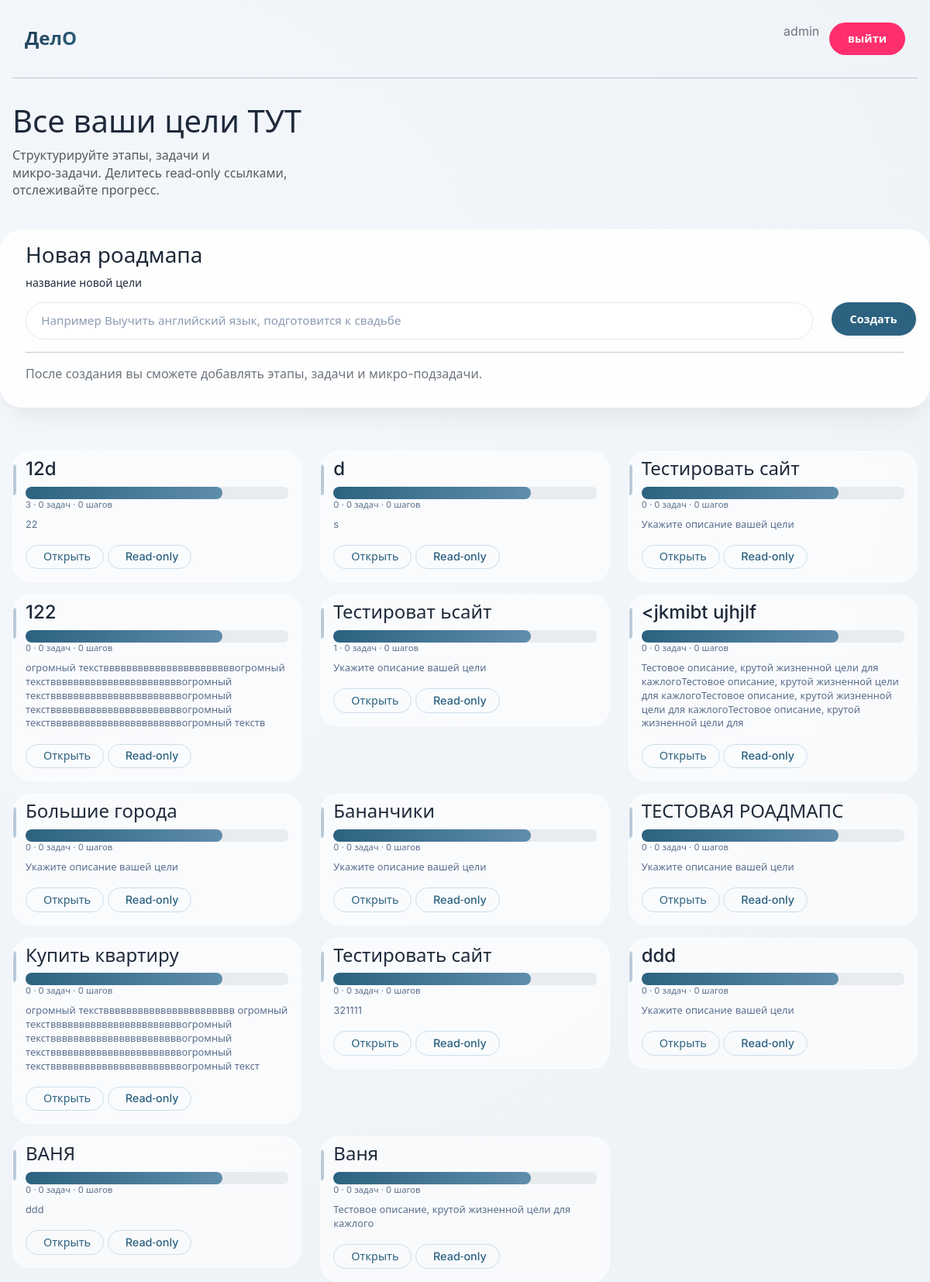
The app's page /home/ (signed in) with its own data.
### Delo_app/models.py (models this page shows, shortened)
class Roadmaps(models.Model):
    User = models.ForeignKey(settings.AUTH_USER_MODEL,
        on_delete=models.CASCADE)
    Title = models.CharField(max_length=35)
    Description = models.CharField(max_length=200, null=True)
    goald_date = models.DateField(null=True)
    Badge=models.CharField(null=True,max_length=310)
    class Meta:
        ordering =['User','-id']

### Delo_app/views.py (the view)
# urls.py: path("home/", views.homePage, name="homePage"),
@login_required
def homePage(request):
    if request.method == 'POST':
        form = NewRoadmap(request.POST)
        if form.is_valid():
            RoadmapTitle = form.cleaned_data['RoadmapTitle']
            user = request.user
            record = Roadmaps.objects.create(User=user, Title=RoadmapTitle)
            new_id = record.id
            return redirect(f'/roadmap/{new_id}/')
    else:
        form = NewRoadmap()
    username = request.user.username
    roadmaps = Roadmaps.objects.filter(User=request.user).annotate(
        stages_count=Count('stages', distinct=True),
        tasks_count=Count('stages__tasks', distinct=True),
        steps_count=Count('stages__tasks__steps', distinct=True)
    )
    context = {
        'username': username,
        'roadmaps': roadmaps,   # Используйте только эту переменную
        'form': form,
    }
    return render(request, "Delo_app/homePage.html", context)

### Delo_app/forms.py
class NewRoadmap(forms.Form):
    RoadmapTitle = forms.CharField(
        label="Например Выучить английский язык, подготовится к свадьбе",
        max_length=150,
        widget=forms.TextInput(attrs={
            'class': 'input-modern',
            'placeholder': "Например Выучить английский язык, подготовится к свадьбе"
        })
    )

### Delo_app/templates/Delo_app/homePage.html (shortened to what this page needs)
{% include "mainHead.html" %}
{% block content %}
<div class="container HelloText">
    <div class="row">
        <div class="col-4">
            <h1 class="h1">
                Все ваши цели ТУТ
            </h1>
            <p class="text-muted">
                Структурируйте этапы, задачи и микро‑задачи. Делитесь read‑only ссылками, отслеживайте прогресс.
            </p>
        </div>
    </div>
</div>
<div class="container glass-card">
    <div class="row">
        <div class="col-12">
            <div class="container">
                <div class="row">
                    <div class="col-3">
                        <h3>Новая роадмапа</h3>
                    </div>
                    <div class="row">
                        <div class="col-2">
                            <p class="small">название новой цели</p>
                        </div>
                    </div>
                        <form method="post" class="row">
                            <div class="col-11">
                                {{ form.RoadmapTitle }}
                        </div>
                        <div class="col-1">
                            <button type="submit" class="btn-primary">Создать</button>
                        </div>
                        </form>
                        <div class="col-12">
                            <hr>
                        </div>
            <div class="col-7">
                <p class="text-secondary"> После создания вы сможете добавлять этапы, задачи и микро-подзадачи.</p>
            </div>
                </div>
            </div>
        </div>
    </div>
</div>
    <div class="container UserRoadmapSet">
        <div class="row">
            {% for roadmap in roadmaps %}
            <div class="col-4 RoadmapCard">
                <div class=" container roadmap-card">
                    <div class="row">
                        <div class="col-12">
                            <h4>
                                {{roadmap.Title}}</h4>
                        </div>
                    </div>
                    <div class="row">
                        <div class="col-12">
                            <div class="progress">
  <div class="progress-fill progress-bar-striped progress-bar-animated" role="progressbar" aria-valuenow="75" aria-valuemin="0" aria-valuemax="100" style="width: 75%"></div>
</div>
<div class="col-12">
    <div style="font-size:0.7rem; color:#5b6e8c;">{{roadmap.stages_count}} · {{roadmap.tasks_count}} задач · {{roadmap.steps_count}} шагов</div>
</div>
<div class="description">
<div style="font-size:0.8rem; color:#5b6e8c; " >
    {%if roadmap.Description != None %}
        {{roadmap.Description}}
    {% elif roadmap.Description == None %}
        <p>Укажите описание вашей цели</p>
    {%endif%}
</div>
</div>
<a href="{% url 'Roadmap' index=roadmap.id %}"><button class="btn-outline BTNcard" style="padding:0.3rem 1rem;"> Открыть</button></a>
                        <button class="btn-outline BTNcard" style="padding:0.3rem 1rem;"> Read‑only</button>
                        </div>
                    </div>
                </div>
            </div>
{% endfor %}
        </div>
    </div>
{% endblock %}

### templates/mainHead.html (shortened to what this page needs)
{% extends "Base.html" %}
{% block content %}
<div class="container Head">
    <div class="row">
        <div class="col-12">
    <div class="container" style="display: flex; align-items: center; justify-content: space-between; gap: 2rem; padding: 0.8rem 1rem; flex-wrap: wrap;">
        <a href="{% url 'homePage' %}" class="logo">ДелО</a>
        <div style="display: flex; gap: 0.8rem;">
         <span class="text-secondary">{{ user.username }}</span>
            <form method="post" action="{% url 'logout' %}">
    <button type="submit" class="btn-pink">выйти</button>
</form>
        </div>
    </div>
<hr>
        </div>
    </div>
</div>
{% endblock %}

### static/css/delo-ui.css (style rules this page uses)
:root { --color-bg: radial-gradient(circle at 10% 30%, #f4f7fc 0%, #eef2f7 100%); --color-surface: rgba(255, 255, 255, 0.88); --color-glass-light: rgba(255, 255, 255, 0.6); --color-glass-dark: rgba(240, 246, 252, 0.75); --color-text-primary: #1e2a3a; --color-text-secondary: #5b6e8c; --color-text-muted: #8b9bb0; --color-accent-blue: #2c6280; --color-accent-soft: #5f8dac; --color-accent-pink: #ff2e6c; --color-border-light: rgba(0, 0, 0, 0.05); --color-card-border: rgba(255, 255, 255, 0.6); --shadow-sm: 0 8px 20px rgba(0, 0, 0, 0.02), 0 2px 6px rgba(0, 0, 0, 0.02); --shadow-hover: 0 20px 35px -12px rgba(0, 0, 0, 0.1), 0 0 0 1px rgba(44, 98, 128, 0.15); --shadow-glass: 0 20px 35px -12px rgba(0, 0, 0, 0.08), 0 1px 2px rgba(0, 0, 0, 0.02); --border-radius-card: 28px; --border-radius-input: 28px; --border-radius-button: 40px; --border-radius-small: 16px; --transition-default: all 0.2s cubic-bezier(0.2, 0.9, 0.4, 1.1); }
body { background: var(--color-bg); font-family: 'Inter', system-ui, -apple-system, 'Segoe UI', Roboto, sans-serif; color: var(--color-text-primary); line-height: 1.4; margin: 0; padding: 0; }
.glass-card { background: var(--color-surface); backdrop-filter: blur(8px); border-radius: var(--border-radius-card); border: 1px solid var(--color-card-border); padding: 1.5rem; transition: var(--transition-default); box-shadow: var(--shadow-glass); }
.btn-primary { background: var(--color-accent-blue); border: none; border-radius: var(--border-radius-button); padding: 0.7rem 1.5rem; font-weight: 600; font-size: 0.9rem; color: white; display: inline-flex; align-items: center; gap: 8px; cursor: pointer; transition: var(--transition-default); width: fit-content; box-shadow: 0 2px 5px rgba(0, 0, 0, 0.05); }
.btn-outline { background: transparent; border: 1px solid #cbdde9; border-radius: var(--border-radius-button); padding: 0.6rem 1.3rem; font-weight: 500; font-size: 0.9rem; color: var(--color-accent-blue); transition: var(--transition-default); cursor: pointer; display: inline-flex; align-items: center; gap: 6px; }
.btn-pink { background: var(--color-accent-pink); border: none; border-radius: var(--border-radius-button); padding: 0.7rem 1.5rem; font-weight: 600; font-size: 0.9rem; color: white; cursor: pointer; transition: var(--transition-default); }
.input-modern { width: 100%; border: 1px solid #e2e8f0; border-radius: var(--border-radius-input); padding: 0.75rem 1.2rem; font-family: inherit; font-size: 0.95rem; transition: 0.2s; background: white; color: var(--color-text-primary); }
.input-modern::placeholder { color: var(--color-text-muted); }
.progress-fill { height: 100%; background: linear-gradient(90deg, var(--color-accent-blue), var(--color-accent-soft)); border-radius: 10px; width: 0%; }
.roadmap-card { background: var(--color-glass-light); backdrop-filter: blur(4px); border-radius: 24px; padding: 1rem; border: 1px solid var(--color-card-border); transition: var(--transition-default); position: relative; overflow: hidden; }
.roadmap-card::before { content: ""; position: absolute; left: 0; top: 16px; width: 4px; height: 40px; background: #b9cad9; border-radius: 0 4px 4px 0; transition: 0.2s; }
.logo { font-weight: 700; font-size: 1.5rem; background: linear-gradient(135deg, #1e3b4f, #2c6280); background-clip: text; -webkit-background-clip: text; color: transparent; }
.text-secondary { color: var(--color-text-secondary); }
.text-muted { color: var(--color-text-muted); }
.container { max-width: 1300px; margin: 0 auto; padding: 0 1rem; }

### templates/mainHead.html (style rules this page uses)
.Head { margin-top: 2vh; }

### Delo_app/templates/Delo_app/homePage.html (style rules this page uses)
.HelloText { margin-top: 2vh; }
.text-muted { margin-top: 0.1vh; }
.glass-card { margin-top: 3vh; padding-top: 2vh; padding-bottom: 2vh; }
.UserRoadmapSet { margin-top: 5vh; }
.RoadmapCard { margin-top: 2vh; }
.description { margin-bottom: 2vh; margin-top: 1vh; }
.BTNcard { margin-bottom: 2vh; }
h4 { margin-top: 1vh; }

### records on screen
Roadmaps: Title "12d", stages_count "3", tasks_count "0", steps_count "0", Description "22"
Roadmaps: Title "d", stages_count "0", tasks_count "0", steps_count "0", Description "s"
Roadmaps: Title "Тестировать сайт", stages_count "0", tasks_count "0", steps_count "0", shows "Укажите описание вашей цели"
Roadmaps: Title "122", stages_count "0", tasks_count "0", steps_count "0", Description "огромный текствввввввввввввввввввввввогромный текствввввввввввввввввввввввогромный текствввввввввввввввввввввввогромный текствввввввввввввввввввввввогромный текствввввввввввввввввввввввогромный текств"
Roadmaps: Title "Тестироват ьсайт", stages_count "1", tasks_count "0", steps_count "0", shows "Укажите описание вашей цели"
Roadmaps: Title "<jkmibt ujhjlf", stages_count "0", tasks_count "0", steps_count "0", Description "Тестовое описание, крутой жизненной цели для кажлогоТестовое описание, крутой жизненной цели для кажлогоТестовое описание, крутой жизненной цели для кажлогоТестовое описание, крутой жизненной цели для"
Roadmaps: Title "Большие города", stages_count "0", tasks_count "0", steps_count "0", shows "Укажите описание вашей цели"
Roadmaps: Title "Бананчики", stages_count "0", tasks_count "0", steps_count "0", shows "Укажите описание вашей цели"
Roadmaps: Title "ТЕСТОВАЯ РОАДМАПС", stages_count "0", tasks_count "0", steps_count "0", shows "Укажите описание вашей цели"
Roadmaps: Title "Купить квартиру", stages_count "0", tasks_count "0", steps_count "0", Description "огромный текстввввввввввввввввввввввв огромный текствввввввввввввввввввввввогромный текствввввввввввввввввввввввогромный текствввввввввввввввввввввввогромный текствввввввввввввввввввввввогромный текст"
Roadmaps: Title "Тестировать сайт", stages_count "0", tasks_count "0", steps_count "0", Description "321111"
Roadmaps: Title "ddd", stages_count "0", tasks_count "0", steps_count "0", shows "Укажите описание вашей цели"
Roadmaps: Title "ВАНЯ", stages_count "0", tasks_count "0", steps_count "0", Description "ddd"
Roadmaps: Title "Ваня", stages_count "0", tasks_count "0", steps_count "0", Description "Тестовое описание, крутой жизненной цели для кажлого"

### other values on screen
{{ user.username }} "admin"
